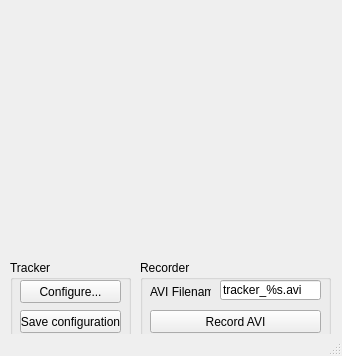
<?xml version="1.0" encoding="UTF-8"?>
<ui version="4.0">
 <class>recorderClass</class>
 <widget class="QMainWindow" name="recorderClass">
  <property name="geometry">
   <rect>
    <x>0</x>
    <y>0</y>
    <width>342</width>
    <height>356</height>
   </rect>
  </property>
  <property name="minimumSize">
   <size>
    <width>342</width>
    <height>356</height>
   </size>
  </property>
  <property name="maximumSize">
   <size>
    <width>342</width>
    <height>356</height>
   </size>
  </property>
  <property name="windowTitle">
   <string>recorder</string>
  </property>
  <widget class="QWidget" name="panel">
   <widget class="VideoGLWidget" name="videoWidget" native="true">
    <property name="geometry">
     <rect>
      <x>10</x>
      <y>10</y>
      <width>320</width>
      <height>240</height>
     </rect>
    </property>
   </widget>
   <widget class="QGroupBox" name="groupBox">
    <property name="geometry">
     <rect>
      <x>10</x>
      <y>260</y>
      <width>121</width>
      <height>81</height>
     </rect>
    </property>
    <property name="title">
     <string>Tracker</string>
    </property>
    <widget class="QPushButton" name="saveTrackerConfig">
     <property name="geometry">
      <rect>
       <x>10</x>
       <y>50</y>
       <width>101</width>
       <height>23</height>
      </rect>
     </property>
     <property name="text">
      <string>Save configuration</string>
     </property>
    </widget>
    <widget class="QPushButton" name="showTracker">
     <property name="geometry">
      <rect>
       <x>10</x>
       <y>20</y>
       <width>101</width>
       <height>23</height>
      </rect>
     </property>
     <property name="text">
      <string>Configure...</string>
     </property>
    </widget>
   </widget>
   <widget class="QGroupBox" name="groupBox_2">
    <property name="geometry">
     <rect>
      <x>140</x>
      <y>260</y>
      <width>191</width>
      <height>80</height>
     </rect>
    </property>
    <property name="title">
     <string>Recorder</string>
    </property>
    <widget class="QLineEdit" name="aviFilename">
     <property name="geometry">
      <rect>
       <x>80</x>
       <y>20</y>
       <width>101</width>
       <height>20</height>
      </rect>
     </property>
     <property name="text">
      <string>tracker_%s.avi</string>
     </property>
    </widget>
    <widget class="QPushButton" name="recordAVI">
     <property name="geometry">
      <rect>
       <x>10</x>
       <y>50</y>
       <width>171</width>
       <height>23</height>
      </rect>
     </property>
     <property name="text">
      <string>Record AVI</string>
     </property>
    </widget>
    <widget class="QLabel" name="label">
     <property name="geometry">
      <rect>
       <x>10</x>
       <y>24</y>
       <width>61</width>
       <height>16</height>
      </rect>
     </property>
     <property name="text">
      <string>AVI Filename</string>
     </property>
    </widget>
   </widget>
  </widget>
  <widget class="QStatusBar" name="statusBar"/>
 </widget>
 <layoutdefault spacing="6" margin="11"/>
 <customwidgets>
  <customwidget>
   <class>VideoGLWidget</class>
   <extends>QWidget</extends>
   <header>videoglwidget.h</header>
   <container>1</container>
  </customwidget>
 </customwidgets>
 <resources>
  <include location="recorder.qrc"/>
 </resources>
 <connections/>
</ui>
